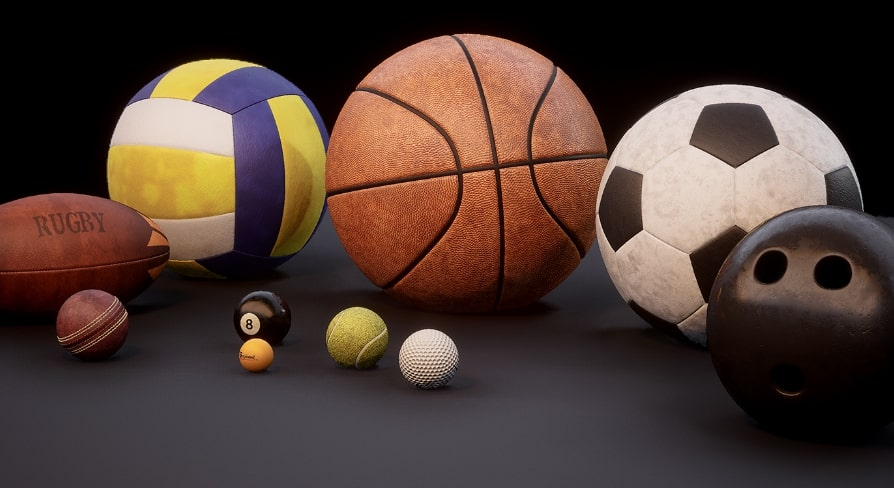
#> input picture move_files/Yadav_Harsh_ASN3_py/sports_balls.jpg, 894 x 488 px
$ python detectCircles.py
#> lines starting #> are read from the running program, lines starting #| are printed output that depends on the picture
import numpy as np

import cv2

def detectCircles(im, radius, useGradient):
    '''
    Uses the Hough Transform to detect circles of a given radius.
    useGradient is a flag to optionally use edge gradient directions.

    Returns the (x, y) coordinates of detected circle centers.
    '''

    # Convert to grayscale
    gray = cv2.cvtColor(im, cv2.COLOR_BGR2GRAY)

    # Apply Gaussian blur to reduce noise
    blurred = cv2.GaussianBlur(gray, (9, 9), 2)

    # Use HoughCircles to detect circles
    circles = cv2.HoughCircles(blurred, cv2.HOUGH_GRADIENT, dp=1, minDist=20, param1=50, param2=30, minRadius=radius-5, maxRadius=radius+5)

    if circles is not None:
        circles = np.round(circles[0, :]).astype("int")
        return circles[:, :2]  # Return only (x, y) coordinates
    else:
        return np.array([])  # No circles detected


if __name__ == "__main__":
    input_image_path1 = "sports_balls.jpg"
    im = cv2.imread(input_image_path1)
#> im is the input picture: shape (488, 894, 3); mean B, G, R 51.3, 58.8, 77.7

    input_image_path2 = "eyes_deer.jpg"
    im_noisy = cv2.imread(input_image_path2)

    radius = 20

    circles = detectCircles(im, radius, useGradient=True)
#> in detectCircles, `gray = cv2.cvtColor(im, cv2.COLOR_BGR2GRAY)`:
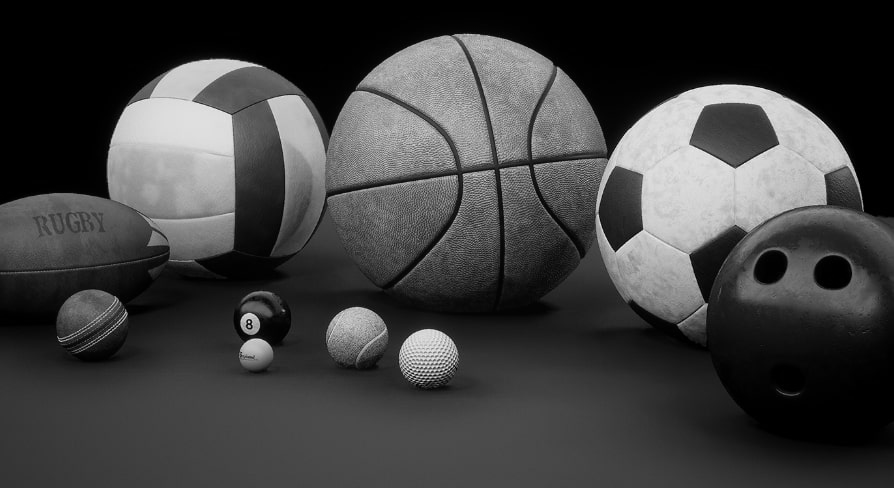
#> gray: shape (488, 894); min 0, max 244, mean 63.6
#> in detectCircles, `circles = cv2.HoughCircles(blurred, cv2.HOUGH_GRADIENT, dp=1, minDist=..`: circles = [[260.5, 313.5, 24.4], [832.5, 273.5, 18], [255.5, 354.5, 16.1]]
#> in detectCircles, `circles = np.round(circles[0, :]).astype("int")`: circles = [[260, 314, 24], [832, 274, 18], [256, 354, 16]]
#> circles = [[260, 314], [832, 274], [256, 354]]
    print(f"Detected circles in {input_image_path1}: {circles}")
#| Detected circles in sports_balls.jpg: [[260 314]
#|  [832 274]
#|  [256 354]]

    circles_noisy = detectCircles(im_noisy, radius, useGradient=True)
#> (the run stopped early here; a loop or call above may not have finished)
